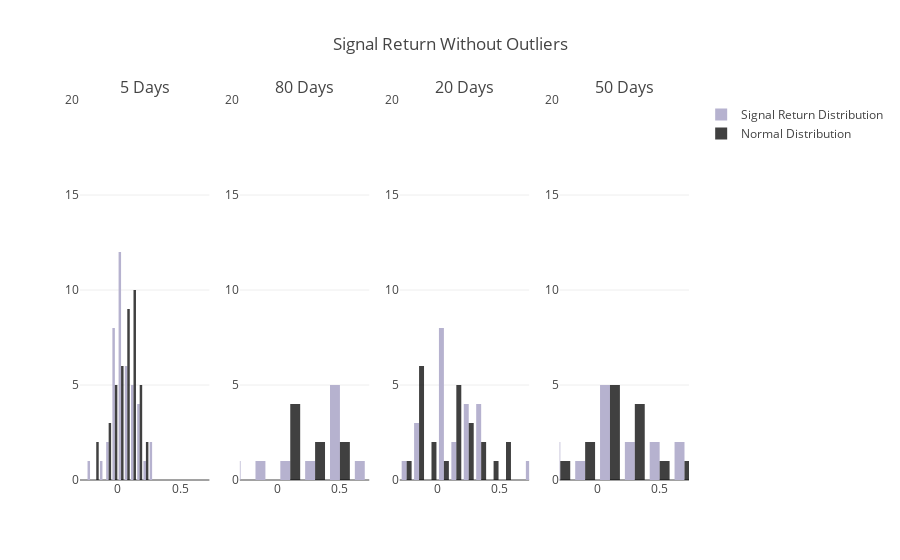

Here is the notebook cell this chart was saved with:
### Markdown cell above
### Show Significance without Outliers
Let's compare the 5, 10, and 20 day signals returns without outliers to normal distributions. Also, let's see how the P-Value has changed with the outliers removed.

### Code cell
good_tickers = list(set(close.columns) - outlier_tickers)

project_helper.plot_signal_to_normal_histograms(
    [signal_return_5[good_tickers], signal_return_80[good_tickers], 
     signal_return_20[good_tickers], signal_return_50[good_tickers]],
    'Signal Return Without Outliers',
    ('5 Days', '80 Days', '20 Days', '50 Days'))

### Figure 1 — Plotly figure (JSON) as saved in the notebook; plotly's stock layout.template omitted (floating-point values rounded to 4 significant figures)
{"data": [{"marker": {"color": "#B6B2CF"}, "name": "Signal Return Distribution", "showlegend": true, "type": "histogram", "x": [-0.02936, 0.02317, -0.005699, 0.0551, 0.0167, 0.1058, 0.1877, 0.05398, 0.01967, 0.02295, 0.2567, -0.002021, 0.04562, -0.04119, -0.007115, 0.1167, 0.07847, -0.1201, 0.006868, 0.04374, 0.1137, 0.04549, 0.1796, -0.06517, 0.04351, 0.06027, 0.1784, 0.005864, 0.02792, -0.04249, 0.1371, 0.02255, 0.1186, 0.181, -0.02223, 0.05803, -0.07072, 0.05016, 0.2614, -0.02056, 0.2098, -0.2006], "xaxis": "x1", "yaxis": "y1"}, {"marker": {"color": "rgba(0, 0, 0, 0.75)"}, "name": "Normal Distribution", "showlegend": true, "type": "histogram", "x": [0.1172, -0.009359, -0.1503, -0.02426, 0.02743, 0.1106, 0.1666, 0.2083, -0.05928, 0.1494, 0.1456, 0.1011, 0.06632, 0.07608, 0.07723, 0.02032, -0.01182, 0.04242, 0.1663, 0.03345, 0.06639, 0.1326, 0.1684, -0.07175, 0.2224, -0.08124, 0.1954, 0.09652, 0.08269, 0.06158, 0.1077, 0.06003, 0.1342, 0.08752, 0.005121, -0.03491, 0.03087, 0.1284, -0.007872, 0.198, -0.1728, 0.1338], "xaxis": "x1", "yaxis": "y1"}, {"marker": {"color": "#B6B2CF"}, "name": "Signal Return Distribution", "showlegend": false, "type": "histogram", "x": [-0.0841, 0.5425, 0.3972, 0.4022, 0.03717, 0.4895, 0.5327, 0.579, -0.3057, 0.7363], "xaxis": "x2", "yaxis": "y2"}, {"marker": {"color": "rgba(0, 0, 0, 0.75)"}, "name": "Normal Distribution", "showlegend": false, "type": "histogram", "x": [0.5011, 0.1676, 0.3776, 0.03371, 1.064, 0.8726, 0.3712, 0.1979, 0.4939, 0.09294], "xaxis": "x2", "yaxis": "y2"}, {"marker": {"color": "#B6B2CF"}, "name": "Signal Return Distribution", "showlegend": false, "type": "histogram", "x": [0.07079, 0.004869, 0.2343, -0.1176, 0.02248, 0.3549, 0.08319, 0.00634, 0.1062, -0.107, 0.06214, 0.3968, 0.3453, 0.2958, -0.1149, 0.2207, 0.1586, 0.7015, -0.2952, 0.09447, 0.3466, 0.01461, 0.2385], "xaxis": "x3", "yaxis": "y3"}, {"marker": {"color": "rgba(0, 0, 0, 0.75)"}, "name": "Normal Distribution", "showlegend": false, "type": "histogram", "x": [0.3248, 0.155, 0.4688, -0.002236, -0.1102, 0.1427, 0.2371, 0.08572, -0.01291, -0.188, 0.2844, 0.5528, -0.1478, 0.1057, -0.2295, 0.3458, 0.291, 0.1207, -0.1522, 0.5412, 0.1443, -0.1934, -0.1175], "xaxis": "x3", "yaxis": "y3"}, {"marker": {"color": "#B6B2CF"}, "name": "Signal Return Distribution", "showlegend": false, "type": "histogram", "x": [0.1136, 0.4185, 0.2673, 0.04483, 0.1427, 0.1818, -0.01115, 0.629, 0.1233, 0.6922, -0.2369, -0.2837, 0.442, 0.2176], "xaxis": "x4", "yaxis": "y4"}, {"marker": {"color": "rgba(0, 0, 0, 0.75)"}, "name": "Normal Distribution", "showlegend": false, "type": "histogram", "x": [-0.2884, -0.02235, 0.326, 0.1428, 0.6091, 0.4076, 0.3118, 0.1129, 0.047, 0.05161, 0.2297, 0.3021, 0.1967, -0.09571], "xaxis": "x4", "yaxis": "y4"}], "layout": {"annotations": [{"font": {"size": 16}, "showarrow": false, "text": "5 Days", "x": 0.1062, "xanchor": "center", "xref": "paper", "y": 1, "yanchor": "bottom", "yref": "paper"}, {"font": {"size": 16}, "showarrow": false, "text": "80 Days", "x": 0.3688, "xanchor": "center", "xref": "paper", "y": 1, "yanchor": "bottom", "yref": "paper"}, {"font": {"size": 16}, "showarrow": false, "text": "20 Days", "x": 0.6313, "xanchor": "center", "xref": "paper", "y": 1, "yanchor": "bottom", "yref": "paper"}, {"font": {"size": 16}, "showarrow": false, "text": "50 Days", "x": 0.8938, "xanchor": "center", "xref": "paper", "y": 1, "yanchor": "bottom", "yref": "paper"}], "title": "Signal Return Without Outliers", "xaxis1": {"anchor": "y1", "domain": [0, 0.2125], "range": [-0.3057, 0.7363]}, "xaxis2": {"anchor": "y2", "domain": [0.2625, 0.475], "range": [-0.3057, 0.7363]}, "xaxis3": {"anchor": "y3", "domain": [0.525, 0.7375], "range": [-0.3057, 0.7363]}, "xaxis4": {"anchor": "y4", "domain": [0.7875, 1], "range": [-0.3057, 0.7363]}, "yaxis1": {"anchor": "x1", "domain": [0, 1], "range": [0, 20]}, "yaxis2": {"anchor": "x2", "domain": [0, 1], "range": [0, 20]}, "yaxis3": {"anchor": "x3", "domain": [0, 1], "range": [0, 20]}, "yaxis4": {"anchor": "x4", "domain": [0, 1], "range": [0, 20]}}}
